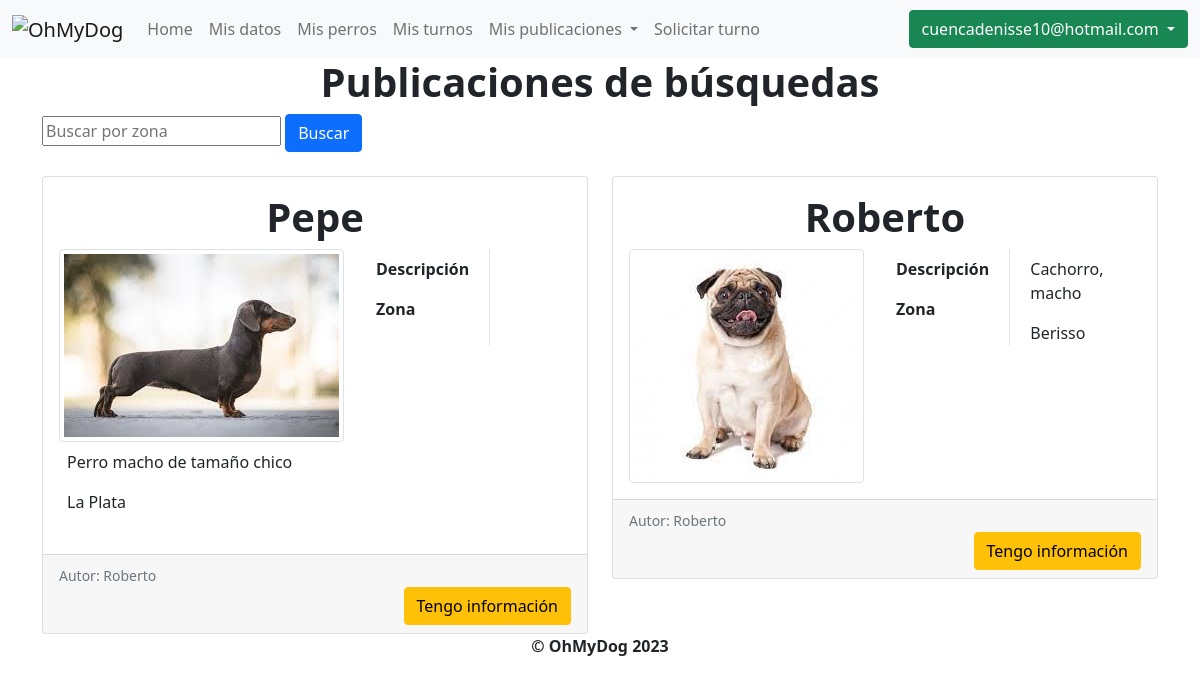
/publicaciones/busquedas (signed in), run on the app's committed database.
### OhMyDog/models.py (models this page shows, shortened)
class Usuario(AbstractBaseUser, PermissionsMixin):
    mail = models.EmailField(unique=True)
    password = models.CharField(max_length=255)
    cliente = models.OneToOneField(Cliente, null=True, on_delete=models.CASCADE)
    habilitado = models.BooleanField(default=True)
    primer_inicio = models.BooleanField(default=True)
    is_staff = models.BooleanField(default=False)
    USERNAME_FIELD = "mail"
    objects = UsuarioManager()

### OhMyDog/modelos/publicaciones/busquedas.py (models this page shows, shortened)
class Busqueda(models.Model):
    id = models.BigAutoField(primary_key=True)
    cliente = models.ForeignKey(Cliente, null=False, on_delete=models.CASCADE, related_name="busquedas")
    nombre = models.CharField(max_length=30)
    descripcion = models.TextField(null=True)
    zona = models.TextField()
    encontrado = models.BooleanField(default=False)
    foto = models.ImageField(upload_to="fotos/")

### OhMyDog/modelos/clientes/clientes.py (models this page shows, shortened)
class Cliente(models.Model):
    id = models.BigAutoField(primary_key=True)
    nombre = models.CharField(max_length=30)
    email = models.EmailField(max_length=30)
    telefono = models.CharField(max_length=20)
    habilitado = models.BooleanField(default=True)

### OhMyDog/views/publicaciones_busquedas.py (the view)
def listar_publicaciones_de_busquedas(request):
    zona = request.GET.get("zona", "")
    if request.user.is_authenticated and request.user.cliente:
        busquedas = listar_busquedas_no_mias_y_por_zona(request.user.cliente.id, zona)
        for busqueda in busquedas:
            if usuario_tiene_informacion_busqueda(busqueda, request.user.cliente) is None:
                busqueda.tiene_informacion = False
            else:
                busqueda.tiene_informacion = True
        return render(
            request,
            "listar_publicaciones_de_busquedas.html",
            {"busquedas": busquedas, "zona": zona, "cliente": request.user.cliente},
        )
    else:
        busquedas = listar_busquedas_por_zona(zona)
        return render(
            request, "listar_publicaciones_de_busquedas.html", {"busquedas": busquedas, "zona": zona, "cliente": None}
        )

### OhMyDog/modelos/publicaciones/__init__.py (called while the page is built)
def listar_busquedas_no_mias_y_por_zona(cliente_id, zona):
    cliente = get_object_or_404(Cliente, id=cliente_id)
    return Busqueda.objects.filter(zona__icontains=zona).exclude(cliente=cliente)

def usuario_tiene_informacion_busqueda(busqueda, cliente):
    try:
        return UsuarioTieneInformacionBusqueda.objects.get(busqueda=busqueda, cliente=cliente)
    except UsuarioTieneInformacionBusqueda.DoesNotExist:
        return None

### OhMyDog/templates/listar_publicaciones_de_busquedas.html (shortened to what this page needs)
{% extends 'layout.html' %}
{% block content %}
<h1 style="text-align:center">Publicaciones de búsquedas</h1>
<div class="container bootstrap snippets bootdey">
    <form method="GET" action="{% url 'listar_publicaciones_de_busquedas' %}">
        <input
            type="text"
            name="zona"
            placeholder="Buscar por zona"
            value="{{ zona }}"
        />
        <button class="btn btn-primary" type="submit">Buscar</button>
    </form>
    {% if busquedas %}
        {% for busqueda in busquedas%}
            {% if forloop.counter0|divisibleby:2 %}
            <div class="row">
            {% endif %}
            <div class="col-sm-6" id="adopcionesContainer">
                <div class="card mt-4">
                    <div class="card-body">
                        <h1 class="card-title text-center">{{ busqueda.nombre }}</h1>
                        <div class="row">
                            <div class="col-auto">
                                <img src="{{ busqueda.foto.url }}" alt="Foto del perro" class="img-thumbnail" style="max-width: 350px; max-height: 350px;">
                            </div>
                            <div class="col-auto vertical-line">
                                <table class="table table-borderless">
                                    <tbody>
                                        <tr>
                                            <th>Descripción</th>
                                        </tr>
                                        <tr>
                                            <th>Zona</th>
                                        </tr>
                                    </tbody>
                                </table>
                            </div>
                            <div class="col">
                                <table class="table table-borderless">
                                    <tbody>
                                        <tr>
                                            <td>{{ busqueda.descripcion }}</td>
                                        </tr>
                                        <tr>
                                            <td>{{ busqueda.zona }}</td>
                                        </tr>
                                    </tbody>
                                </table>
                            </div>
                        </div>
                    </div>
                    <div class="card-footer">
                        <div class="row">
                            <p class="card-text"><small class="text-muted">Autor: {{ busqueda.cliente.nombre }}</small></p>
                        </div>
                        {%if not busqueda.encontrado%}
                        {%if not busqueda.tiene_informacion %}
                            {% if cliente %}
                            <div class="col text-end">
                                <form action="{% url 'tengo_informacion' %}" method="POST">
                                    <button type="submit" class="btn btn-warning">Tengo información</button>
                                </form>
                            </div>
                            {% endif %}
                        {% endif %}
                        {%else%}
                            <div class="col text-end">
                                <p class="text-success" style="font-weight:bold">Encontrado</p>
                            </div>
                        {%endif%}
                    </div>
                </div>
            </div>
            {% if forloop.counter|divisibleby:2 or forloop.last %}
            </div>
            {% endif %}
        {% endfor %}
    {% else %}
        <p id="mensajeNoAdopciones" style="text-align: center">No se encontraron búsquedas</p>
    {% endif %}
</div>
{% endblock %}

### OhMyDog/templates/layout.html (shortened to what this page needs)
<!DOCTYPE html>
<html>
	<head>
		<link
			href="https://cdn.jsdelivr.net/npm/bootstrap@5.0.2/dist/css/bootstrap.min.css"
			rel="stylesheet"
		/>
	</head>
	<body>
		<header>
			<nav class="navbar navbar-expand-lg navbar-light bg-light">
				<div class="container-fluid">
					<a class="navbar-brand">
						<img src="http://imgfz.com/i/eq02Nh8.png" alt="OhMyDog" />
					</a>
					<div class="collapse navbar-collapse" id="navbarSupportedContent">
						<ul class="navbar-nav me-auto mb-2 mb-lg-0">
							{% if user.is_authenticated %}
								{% if user.is_staff %}
									<li class="nav-item">
										<a class="nav-link" href="{% url 'home' %}">Home</a>
									</li>
									<li class="nav-item">
										<a class="nav-link" href="{% url 'clientes' %}">Listar clientes</a>
									</li>
									<li class="nav-item">
										<a class="nav-link" href="{% url 'registrar_cliente' %}">Registrar cliente</a>
									</li>
									<li class="nav-item">
										<a class="nav-link" href="{% url 'solicitudes_de_turnos' %}">Solicitudes de turnos</a>
									</li>
									<li class="nav-item dropdown">
										<a
											class="nav-link dropdown-toggle"
											role="button"
											data-bs-toggle="dropdown"
											aria-expanded="false"
										>
											Publicaciones
										</a>
										<ul
											class="dropdown-menu"
											aria-labelledby="navbarDropdown"
										>
											<li>
												<a class="dropdown-item" href="{%url 'agregar_paseador_cuidador_al_mapa' %}"
													>Registrar paseador o cuidador</a
												>
											</li>
											<li>
												<a class="dropdown-item" href="agregar_campania_donacion"
													>Agregar campaña de donación</a
												>
											</li>
										</ul>
								</li>
								{% else %}
									<li class="nav-item">
										<a class="nav-link" href="{% url 'home' %}">Home</a>
									</li>
									<li class="nav-item">
										<a class="nav-link" href="{% url 'mis_datos' %}">Mis datos</a>
									</li>
									<li class="nav-item">
										<a class="nav-link" href="{% url 'mis_perros' %}">Mis perros</a>
									</li>
									<li class="nav-item">
										<a class="nav-link" href="{% url 'mis_turnos' %}">Mis turnos</a>
									</li>
									<li class="nav-item dropdown">
											<a
												class="nav-link dropdown-toggle"
												role="button"
												data-bs-toggle="dropdown"
												aria-expanded="false"
											>
												Mis publicaciones
											</a>
									</li>
									<li class="nav-item">
										<a class="nav-link" href="{% url 'solicitar_turno' %}">Solicitar turno</a>
									</li>
								{% endif %}
							{% else %}
								<li class="nav-item">
									<a class="nav-link" href="{% url 'home' %}">Home</a>
								</li>
							{% endif %}
						</ul>
						{% if user.is_authenticated %}
							<li class="nav-item dropdown" style="border-radius: 6px; list-style-type: none;">
								<a class="btn {% if user.is_staff %} btn-primary {% else %} btn-success {% endif %} dropdown-toggle" href="#" id="navbarDropdown" role="button" data-bs-toggle="dropdown" aria-expanded="false">
									{{ user.mail }}
								</a>
							</li>
						{% else %}
							<li class="nav-item">
								<a class="btn btn-primary" id="iniciar_sesion" href="{% url 'login' %}">Iniciar sesión</a>
							</li>
						{% endif %}
					</div>
				</div>
			</nav>
		</header>
		<div class="content">
			{% block content %}{% endblock %}
		</div>
		<footer class="footer">
			<p style="text-align: center; font-weight: bold ">© OhMyDog 2023</p>
		</footer>
	</body>
</html>

### OhMyDog/templates/layout.html (style rules this page uses)
h1 { font-weight: bold; }

### OhMyDog/templates/listar_publicaciones_de_busquedas.html (style rules this page uses)
.vertical-line { border-right: 1px solid #dee2e6; height: 100%; }

### data on the page
Usuario: mail "cuencadenisse10@hotmail.com"
Busqueda: nombre "Pepe", foto (picture), descripcion "Perro macho de tamaño chico", zona "La Plata", cliente.nombre "Roberto"
Busqueda: nombre "Roberto", foto (picture), descripcion "Cachorro, macho", zona "Berisso", cliente.nombre "Roberto"
